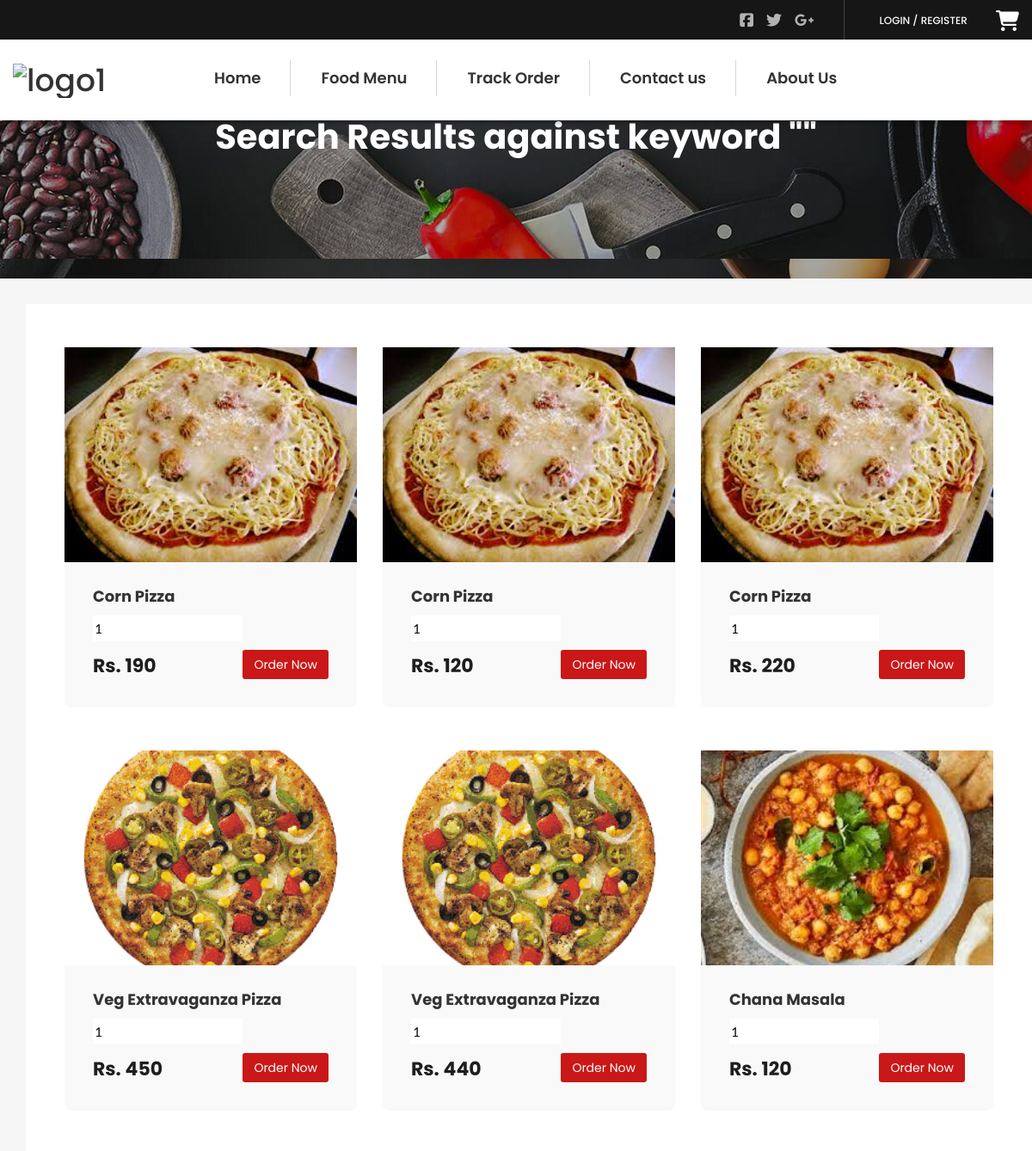
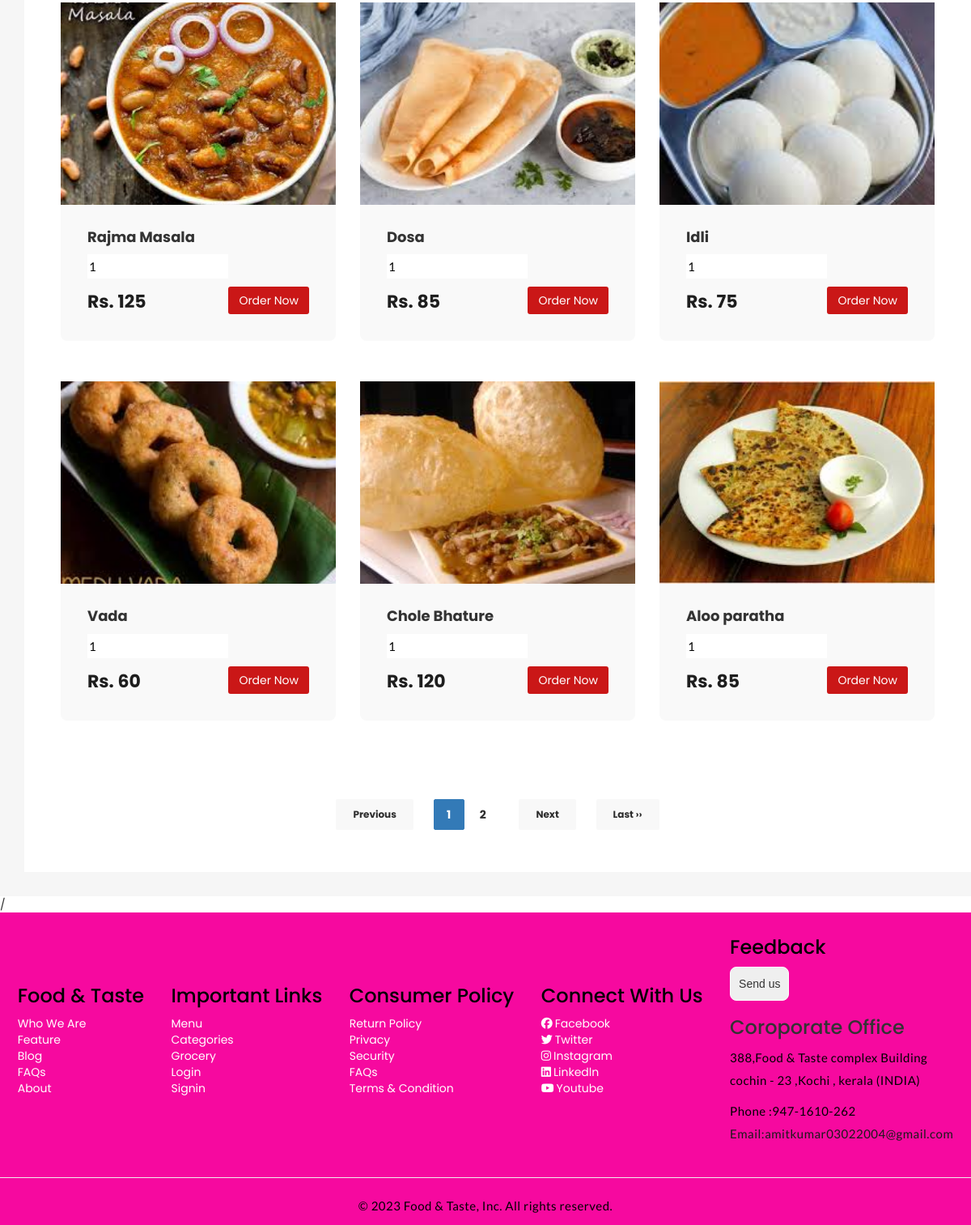
Screenshot of /search-result.php with the database file from the repository (2 pictures, top to bottom).
### tables this page shows
CREATE TABLE `tblfood` (
  `ID` int(10) NOT NULL,
  `CategoryName` varchar(120) DEFAULT NULL,
  `ItemName` varchar(120) DEFAULT NULL,
  `ItemPrice` varchar(120) DEFAULT NULL,
  `ItemDes` varchar(500) DEFAULT NULL,
  `Image` varchar(120) DEFAULT NULL,
  `ItemQty` varchar(120) DEFAULT NULL
);

### search-result.php (the view, shortened to what this page needs)
<?php
include_once('includes/dbconnection.php');
?>
<!DOCTYPE html>
<html lang="en">
<head>
    <link rel="stylesheet" href="assets/css/icons.min.css">
    <link rel="stylesheet" href="assets/css/bootstrap.min.css">
    <link rel="stylesheet" href="assets/css/main.css">
    <link rel="stylesheet" href="assets/css/red-color.css">
    <link rel="stylesheet" href="assets/css/yellow-color.css">
    <link rel="stylesheet" href="assets/css/responsive.css">
</head>
<body itemscope>
<?php include_once('includes/header.php');?>
        <section>
            <div class="block">
                <div class="fixed-bg" style="background-image: url(assets/images/topbg.jpg);"></div>
                <div class="page-title-wrapper text-center">
                    <div class="col-md-12 col-sm-12 col-lg-12">
                        <div class="page-title-inner">
                            <h1 itemprop="headline">Search Results against keyword "<?php echo $_POST['searchdata'];?>"</h1>
                        </div>
                    </div>
                </div>
            </div>
        </section>
        <section>
            <div class="block less-spacing gray-bg top-padd30">
                <div class="container">
                    <div class="row">
                        <div class="col-md-12 col-sm-12 col-lg-12">
                            <div class="sec-box">
                                <div class="remove-ext">
                                    <div class="row">
<?php
$sdata=$_POST['searchdata'];
if (isset($_GET['page_no']) && $_GET['page_no']!="") {
	$page_no = $_GET['page_no'];
	} else {
		$page_no = 1;
        }
	$total_records_per_page = 12;
    $offset = ($page_no-1) * $total_records_per_page;
	$previous_page = $page_no - 1;
	$next_page = $page_no + 1;
	$result_count = mysqli_query($con,"SELECT COUNT(*) As total_records FROM tblfood where ItemName like '%$sdata%'");
	$total_records = mysqli_fetch_array($result_count);
	$total_records = $total_records['total_records'];
  $total_no_of_pages = ceil($total_records / $total_records_per_page);
	  $result = mysqli_query($con,"SELECT * FROM tblfood where ItemName like '%$sdata%' LIMIT $offset, $total_records_per_page");
    while($row = mysqli_fetch_array($result)){
	?>
                                        <div class="col-md-4 col-sm-6 col-lg-4">
                                        <div class="popular-dish-box style2 wow fadeIn" data-wow-delay="0.2s">
                                            <div class="popular-dish-thumb">
                                                <a href="food-detail.php?fid=<?php echo $row['ID'];?>" title="" itemprop="url"><img src="admin/itemimages/<?php echo $row['Image'];?>" alt="<?php echo $row['ItemName'];?>" itemprop="image" width="400" height="180"></a>
                                            </div>
                                            <div class="popular-dish-info">
                                                <h4 itemprop="headline"><a href="food-detail.php?fid=<?php echo $row['ID'];?>" title="" itemprop="url"><?php echo $row['ItemName'];?></a></h4>
                                            <form method="post">
                                                   <p itemprop="description">
	<input class="qty" name="foodqty" type="text" value="1">
                                               </p>
                                                <span class="price">Rs. <?php echo $row['ItemPrice'];?></span>
                              <?php if($_SESSION['fosuid']==""){?>
  <a class="log-popup-btn btn  pull-right red-bg brd-rd3" href="#" title="Login">Order Now</a>
<?php } else {?>
<button type="submit" name="addcart" class="btn  pull-right red-bg brd-rd3">Order Now</button>
                                                <?php } ?>
                                        </form>
                                            </div>
                                        </div>
                                    </div>
                              <?php } ?>
                                    </div>
                                </div>
                                <div class="pagination-wrapper text-center">
                                    <ul class="pagination justify-content-center">
	<li class="page-item prev" <?php if($page_no <= 1){ echo "class='disabled'"; } ?>>
	<a class="page-link brd-rd2" <?php if($page_no > 1){ echo "href='?page_no=$previous_page'"; } ?>>Previous</a>
	</li>
    <?php
	if ($total_no_of_pages <= 10){
		for ($counter = 1; $counter <= $total_no_of_pages; $counter++){
			if ($counter == $page_no) {
		   echo "<li class='active'><a>$counter</a></li>";
				}else{
           echo "<li><a href='?page_no=$counter'>$counter</a></li>";
				}
        }
	}
?>
	<li class="page-item next" <?php if($page_no >= $total_no_of_pages){ echo "class='disabled'"; } ?>>
	<a class="page-link brd-rd2" <?php if($page_no < $total_no_of_pages) { echo "href='?page_no=$next_page'"; } ?>>Next</a>
	</li>
    <?php if($page_no < $total_no_of_pages){ ?>
  <li class="page-item next"><a class="page-link brd-rd2" href='?page_no=<?php echo $total_no_of_pages;?>'>Last &rsaquo;&rsaquo;</a></li>
<?php
		} ?>
                                    </ul>
                                </div>
                            </div>
                        </div>
                    </div>
                </div>
            </div>
        </section>
      <?php include_once('includes/footer.php');
      ?>
    </main>
</body>
</html>

### assets/css/red-color.css (style rules this page uses)
.red-bg, .red-bg-layer:before, .menu-sec > a:hover, .menu-sec > a:focus, .restaurant-search-form button:hover, .restaurant-search-form button:focus, .top-restaurants-carousel .owl-dots > div.active:before, .sudo-bg-red:before, .popular-dish-info > a:hover, .popular-dish-info > a:focus, .featured-restaurant-carousel .owl-nav > div:hover, .featured-restaurant-info > a:hover, .featured-restaurant-info > a:focus, .popular-dish-info > a.red-bg, .page-item.active .page-link, .page-item.active .page-link:hover, .page-item .page-link:hover, .page-item .page-link:focus, .price-header:before, .price-box > a:hover, .price-box > a:focus, .price-box.active > a, .radio-box [type="radio"]:checked + label:after, .radio-box [type="radio"]:not(:checked) + label:after, .check-box [type="checkbox"]:checked + label:after, .check-box [type="checkbox"]:not(:checked) + label:after, .contact-form-inner > form button:hover, .contact-form-inner > form button:focus, .restaurant-detail-thumb ul.restaurant-detail-thumb-carousel li::before, .restaurant-detail-tabs > ul > li a::before, .ord-btn > a, .select-wrp2 .chosen-container-single .chosen-drop > ul li.result-selected, .select-wrp2 .chosen-container-single .chosen-drop > ul li.highlighted, .select-wrp2 .chosen-container-single .chosen-drop > ul li:hover, .post-share > a:hover, .post-share > a:focus, .blog-detail-gallery-carousel .owl-nav > div:hover, .featured-restaurant-food-thumb-carousel li::before, .toggle-item > h4.active i, input:checked + .switch-slider, .reservation-tabs-list .nav-tabs > li a span::before, .packege-box > a:hover, .packege-box > a:focus, .step-buttons button.red-bg, .step-buttons a.red-bg, .step-buttons button:hover, .step-buttons a:hover, a.close-btn:hover, a.close-btn:focus, .log-close-btn:hover, .log-close-btn:focus, .sign-close-btn:hover, .sign-close-btn:focus, .payment-close-btn:hover, .payment-close-btn:focus, .payment-close-btn2:hover, .payment-close-btn2:focus, .view-menu-liks > a:hover, .view-menu-liks > a:focus, .order-info > a:hover, .order-info > a:focus, .style2 .pagination > li.prev a:hover, .style2 .pagination > li.next a:hover, .style2 .pagination > li.prev a:focus, .style2 .pagination > li.next a:focus, .profile-info > a.change-password.red-clr::before, .profile-img-upload-btn > label.yellow-bg:hover, .restaurant-detail-title > a:hover, .restaurant-detail-title > a:focus, .responsive-logomenu > span.yellow-bg:hover, .responsive-menu > span.yellow-bg:hover, .register-btn > a.yellow-bg:hover, .track-popup-innr > form button.yellow-bg:hover, .track-popup-innr > form a.yellow-bg:hover, a.track-close:hover, a.track-close:focus, .order-time > a.yellow-bg:hover, .order-time > a.yellow-bg:focus, .social2 > a:hover, .rite-meta .view-more:hover, .welcome-secinfo > span, .arrow-left, .form-meta button, .view-more:hover { background-color: FF0000; }

### includes/footer.php (style rules this page uses)
* { list-style: none; }
p { display: block; }
.footer-heading h3,p { color: black; }

### rows the page displays
tblfood: Image (picture), ItemName "Corn Pizza", ItemPrice "190"
tblfood: Image (picture), ItemName "Corn Pizza", ItemPrice "120"
tblfood: Image (picture), ItemName "Corn Pizza", ItemPrice "220"
tblfood: Image (picture), ItemName "Veg Extravaganza Pizza", ItemPrice "450"
tblfood: Image (picture), ItemName "Veg Extravaganza Pizza", ItemPrice "440"
tblfood: Image (picture), ItemName "Chana Masala", ItemPrice "120"
tblfood: Image (picture), ItemName "Rajma Masala", ItemPrice "125"
tblfood: Image (picture), ItemName "Dosa", ItemPrice "85"
tblfood: Image (picture), ItemName "Idli", ItemPrice "75"
tblfood: Image (picture), ItemName "Vada", ItemPrice "60"
tblfood: Image (picture), ItemName "Chole Bhature", ItemPrice "120"
tblfood: Image (picture), ItemName "Aloo paratha", ItemPrice "85"
